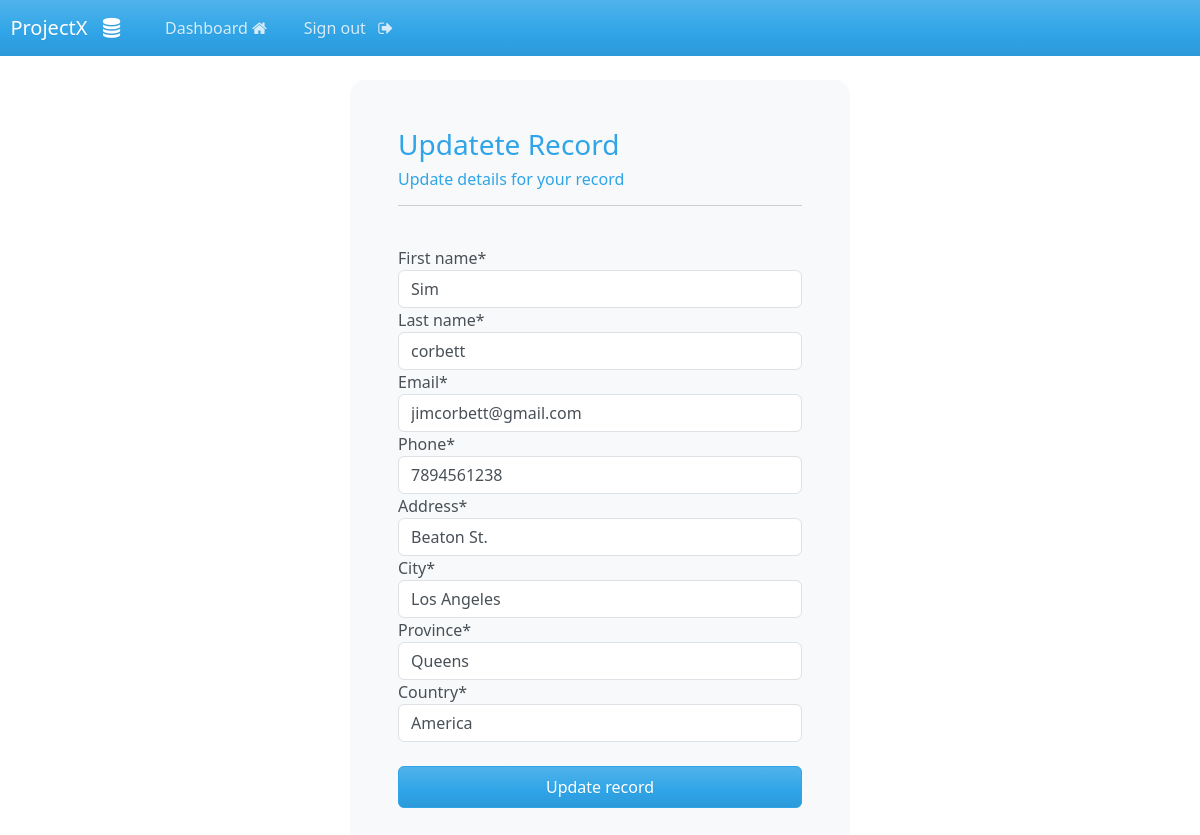
/update-record/2 (signed in), run on the app's committed database.
### webapp/models.py (models this page shows, shortened)
class Record(models.Model):
    creation_date = models.DateTimeField(auto_now_add=True)
    first_name = models.CharField(max_length=100)
    last_name = models.CharField(max_length=100)
    email = models.EmailField(max_length=255)
    phone = models.CharField(max_length=20)
    address = models.CharField(max_length=300)
    city = models.CharField(max_length=255)
    province = models.CharField(max_length=200)
    country = models.CharField(max_length=125)

### webapp/views.py (the view)
# urls.py: path('update-record/<int:pk>',views.update_record,name='update-record'),
@login_required(login_url="my-login")
def update_record(request,pk):
    record=Record.objects.get(id=pk)
    form=UpdateRecordForm(instance=record)
    if request.method=="POST":
        form=UpdateRecordForm(request.POST,instance=record)
        if form.is_valid():
            form.save()
            messages.success(request, "Your Record Was Updated!")
            return redirect("dashboard")
    context={'form':form}
    return render(request,'webapp/update-record.html',context=context)

### webapp/forms.py
class UpdateRecordForm(forms.ModelForm):
    class Meta:
        model=Record
        fields = ['first_name', 'last_name', 'email', 'phone', 'address', 'city', 'province', 'country']

### webapp/templates/webapp/update-record.html (shortened to what this page needs)
{% extends 'webapp/base.html' %}
{% load crispy_forms_tags %}
{% block content %}
<body>
<div class="container bg-light shadow-md p-5 form-layout">
    <h3> Updatete Record </h3>
    <h6> Update details for your record</h6>
    <hr>
    <br>
    <form method="post" autocomplete="off">
        {{form|crispy}}
        <br>
        <button type="submit" class="btn btn-primary w-100 btn-block p-2"> Update record  </button>
    </form>
</div>
</body>
{% endblock %}

### static/css/styles.css (style rules this page uses)
.form-layout { border-radius:15px; width:500px; }

### data on the page
Record: first_name "Sim", last_name "corbett", email "jimcorbett@gmail.com", phone "7894561238", address "Beaton St.", city "Los Angeles", province "Queens", country "America"
